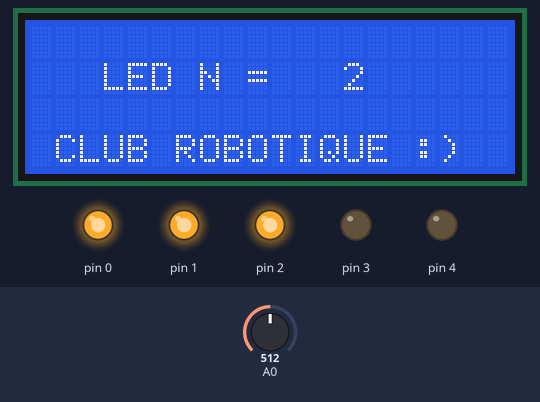
Bench run of a sketch on a simulated Arduino Uno, built with avr-gcc and run on an emulated ATmega328P. Shown: 20×4 character LCD, output pins drawn as LEDs (lit = HIGH). Inputs (shaded band) come from the test bench; at power-on: A0 = 512.

Above: at 1.2 s.
1.3 s: A0 set to 306
At 1.6 s:
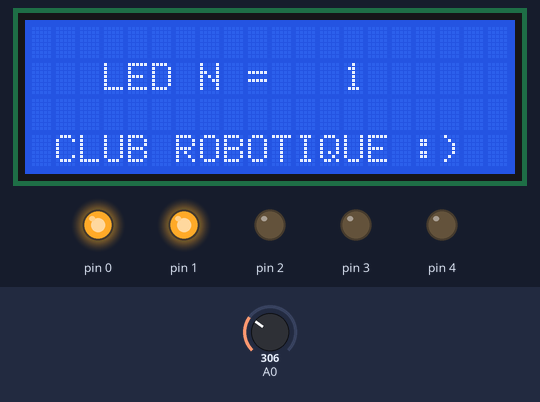
2.8 s: A0 set to 122
At 3.9 s:
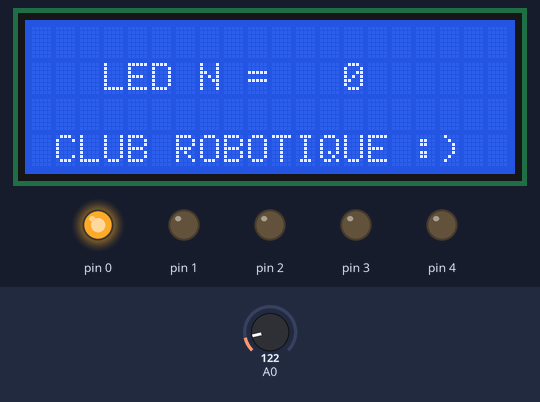
4.3 s: A0 set to 900
At 5.1 s:
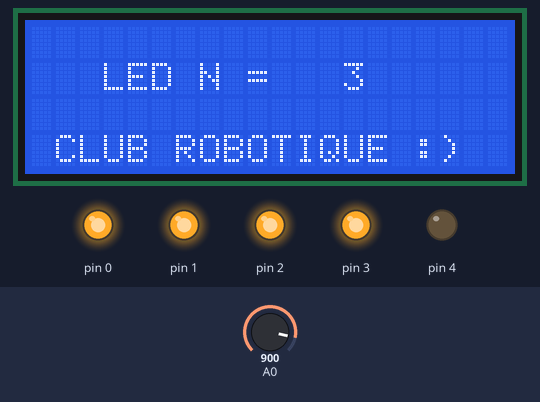
5.8 s: A0 set to 1023
At 6.2 s:
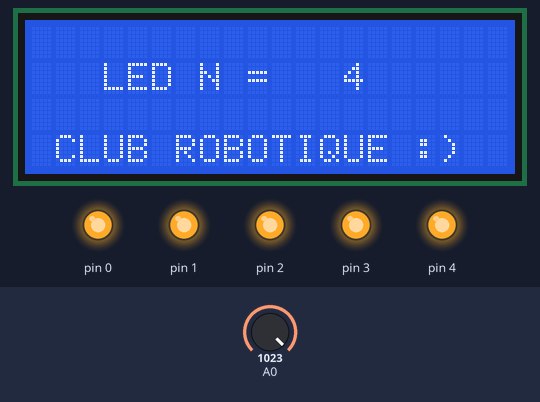
7.3 s: A0 set to 716
At 8.5 s:
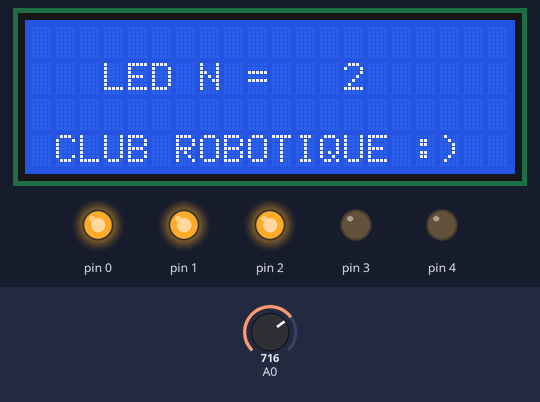
8.8 s: A0 set to 511
At 9.7 s:
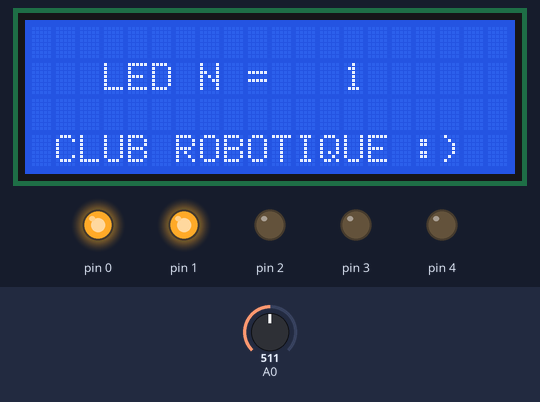
Timing chart, 0 to 11.3 s (numbered marks = the images above; inputs shaded):
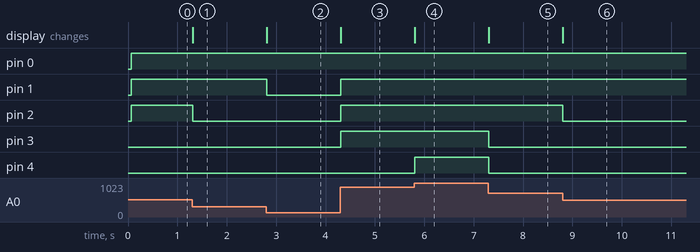

Measured:
- after the input at 1.3 s, pin 2: HIGH → LOW at once; the display: changes at once (image 1)
- after the input at 2.8 s, pin 1: HIGH → LOW at once; the display: changes at once (image 2)
- after the input at 4.3 s, pin 1–3: LOW → HIGH at once; the display: changes at once (image 3)
- after the input at 5.8 s, pin 4: LOW → HIGH at once; the display: changes at once (image 4)
- after the input at 7.3 s, pin 3, pin 4: HIGH → LOW at once; the display: changes at once (image 5)
- after the input at 8.8 s, pin 2: HIGH → LOW at once; the display: changes at once (image 6)

The sketch:

ex2.ino
```cpp
#include <LiquidCrystal.h>

LiquidCrystal lcd(13,12,11,10,9,8,7);


void setup() {
  // put your setup code here, to run once:
  for (int i = 0; i <5; i++) {
    pinMode(i, OUTPUT);

  }
  lcd.begin(20,4);

}

void loop() {
  int val = analogRead(A0);
  int conVal = map(val, 0, 1023, 0, 4);
  lcd.setCursor(3,1);
    lcd.println("LED N = ");
    lcd.print(conVal);
    lcd.setCursor(1,4);
    lcd.println("CLUB ROBOTIQUE :)");
  if (conVal == 0) {
    digitalWrite(0, HIGH);
    digitalWrite(1, LOW);
    digitalWrite(2, LOW);
    digitalWrite(3, LOW);
    digitalWrite(4, LOW);
  } else if (conVal == 1) {
    digitalWrite(0, HIGH);
    digitalWrite(1, HIGH);
    digitalWrite(2, LOW);
    digitalWrite(3, LOW);
    digitalWrite(4, LOW);
  }
  else if (conVal == 2) {
    digitalWrite(0, HIGH);
    digitalWrite(1, HIGH);
    digitalWrite(2, HIGH);
    digitalWrite(3, LOW);
    digitalWrite(4, LOW);
  } else if (conVal == 3) {
    digitalWrite(0, HIGH);
    digitalWrite(1, HIGH);
    digitalWrite(2, HIGH);
    digitalWrite(3, HIGH);
    digitalWrite(4, LOW);
  } else {
    digitalWrite(0, HIGH);
    digitalWrite(1, HIGH);
    digitalWrite(2, HIGH);
    digitalWrite(3, HIGH);
    digitalWrite(4, HIGH);
  }
}
```
